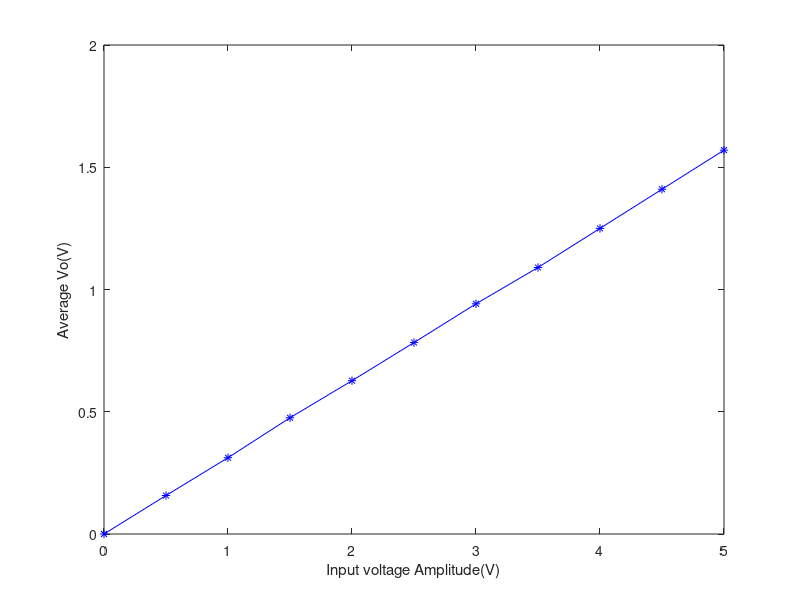

Write MATLAB code to recreate this figure.
clc; clear all;close all;   

v = [0,0.5,1,1.5,2,2.5,3,3.5,4,4.5,5];
f1 = [0,157.5,312,475.4,627,783,941.5,1090,1250,1410,1570].*(0.001);
f2 = [0,157.3,311.6,469.3,629.4,779.7,942.7,1100,1250,1410,1570].*(0.001);
f3 = [0,157,312.7,472.3,649.3,786.9,940.2,1100,1260,1410,1570].*(0.001);

% coefficients = polyfit(v,f1, 1);
% slope1 = coefficients(1)
% 
% coefficients = polyfit(v,f2, 1);
% slope2 = coefficients(1)
% 
% coefficients = polyfit(v,f3, 1);
% slope3 = coefficients(1)

plot(v,f1,'b-*')
% plot(v,f2,'r-*')
% plot(v,f3,'g-*')
xlabel("Input voltage Amplitude(V)")
ylabel("Average Vo(V)")